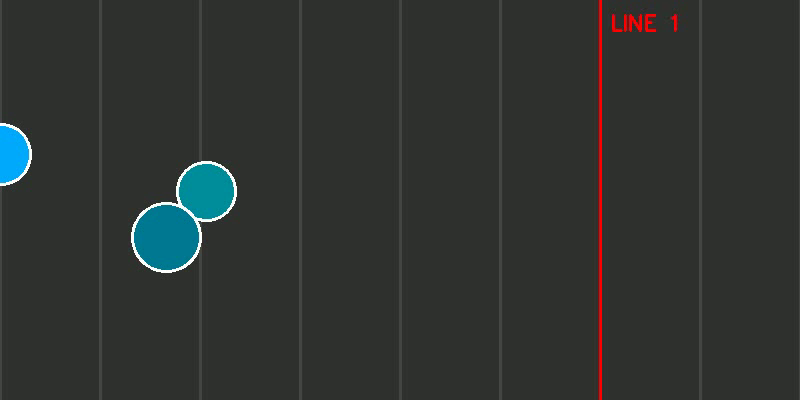
#> input picture frame 60 of cv/bang_chuyen2.mp4, 800 x 400 px
$ python test.py
#> lines starting #> are read from the running program, lines starting #| are printed output that depends on the picture; after the words box and inside, x2 and y2 are one past the last pixel; in counts of white or black regions, pixels touching at a corner belong together
import cv2 as cv
import numpy as np
import math

# ===== VIDEO =====
vid = cv.VideoCapture("bang_chuyen2.mp4")

# ===== THAM SỐ =====
LINE_1 = 600
DIST_THRESHOLD = 25

MIN_AREA = 80
MAX_AREA = 3000
MIN_CIRCULARITY = 0.7

# ===== BIẾN =====
tracked_objects = {}
counted_ids = set()
object_id = 0
count = 0


def distance(p1, p2):
    return math.hypot(p1[0] - p2[0], p1[1] - p2[1])


while True:
    ret, frame = vid.read()
#> frame is the input picture: shape (400, 800, 3); mean B, G, R 48.9, 51.2, 47.5
    if not ret:
        break

    # ===== VẼ LINE =====
    cv.line(frame, (LINE_1, 0), (LINE_1, frame.shape[0]), (0, 0, 255), 2)
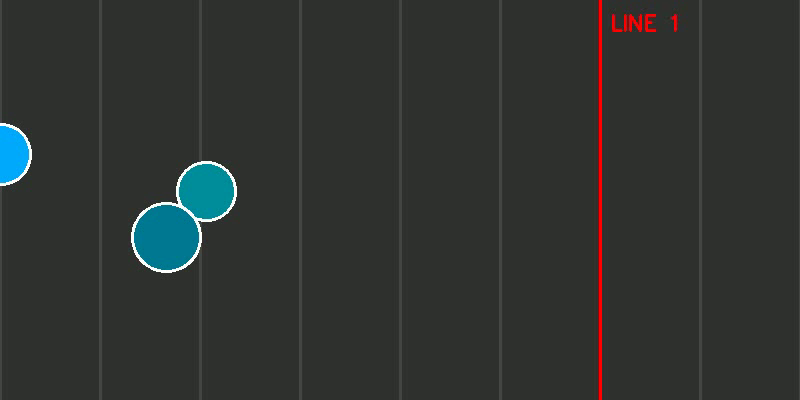
#> frame: shape (400, 800, 3); 0.38% of pixels changed, all inside (x1, y1, x2, y2) = (599, 0, 602, 400)

    # ===== PREPROCESS =====
    gray = cv.cvtColor(frame, cv.COLOR_BGR2GRAY)
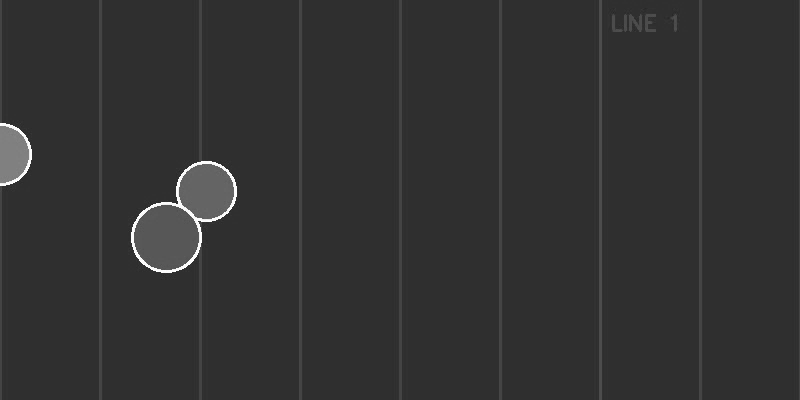
#> gray: shape (400, 800); min 38, max 255, mean 49.8
    blur = cv.GaussianBlur(gray, (5, 5), 0)

    _, thresh = cv.threshold(
        blur, 0, 255,
        cv.THRESH_BINARY_INV + cv.THRESH_OTSU
    )
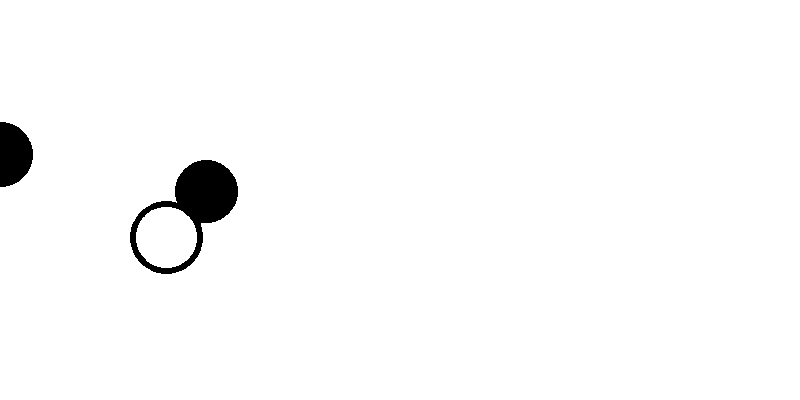
#> thresh: shape (400, 800); 98.2% white; 2 black regions, box (x1, y1, x2, y2) and area: (130, 160, 238, 274) 4197, (0, 122, 33, 187) 1687

    kernel = cv.getStructuringElement(cv.MORPH_ELLIPSE, (5, 5))
    thresh = cv.morphologyEx(thresh, cv.MORPH_OPEN, kernel, iterations=2)
#> thresh: shape (400, 800); 98.2% white; 2 black regions

    # ===== FIND CONTOURS =====
    contours, _ = cv.findContours(
        thresh, cv.RETR_EXTERNAL, cv.CHAIN_APPROX_SIMPLE
    )
#> contours = 1 contour; box (x1, y1, x2, y2) and area: (0, 0, 800, 400) 317101

    current_centers = []

    for cnt in contours:
        area = cv.contourArea(cnt)
        if area < MIN_AREA or area > MAX_AREA:
            continue

        perimeter = cv.arcLength(cnt, True)
        if perimeter == 0:
            continue

        circularity = 4 * math.pi * area / (perimeter * perimeter)
        if circularity < MIN_CIRCULARITY:
            continue

        (x, y), radius = cv.minEnclosingCircle(cnt)
        center = (int(x), int(y))
        radius = int(radius)

        current_centers.append(center)

        cv.circle(frame, center, radius, (0, 255, 0), 2)
        cv.circle(frame, center, 2, (0, 0, 255), 3)
#> this loop made 1 pass
#> area on pass 1: 317101
#> after the loop, current_centers = []

    # ===== TRACKING =====
    new_tracked = {}

    for center in current_centers:
        matched = False
        best_id = None
        min_dist = float("inf")

        for oid, prev_center in tracked_objects.items():
            d = distance(center, prev_center)
            if d < DIST_THRESHOLD and d < min_dist:
                min_dist = d
                best_id = oid

        if best_id is not None:
            prev_center = tracked_objects[best_id]
            new_tracked[best_id] = center
            matched = True

            # ===== CHECK LINE CROSS =====
            if best_id not in counted_ids and prev_center[0] < LINE_1 <= center[0]:
                count += 1
                counted_ids.add(best_id)
                print(f"[Số hình tròn đã đi qua line đỏ] Count = {count}")

        if not matched:
            new_tracked[object_id] = center
            object_id += 1
#> this loop made 0 passes
#> after the loop, count = 0; counted_ids = 0 items; new_tracked = 0 items; object_id = 0

    tracked_objects = new_tracked
#> tracked_objects = 0 items

    # ===== HIỂN THỊ =====
    cv.imshow("Circle Counter", frame)
    cv.imshow("Threshold", thresh)

    if cv.waitKey(10) & 0xFF == ord("q"):
#> (key q is pressed here)
        break

vid.release()
cv.destroyAllWindows()

$ run again, starting later in the video
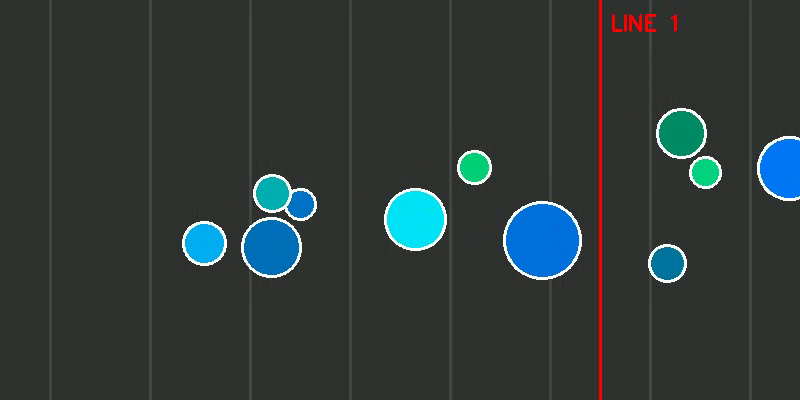
#> input picture frame 270 of cv/bang_chuyen2.mp4, 800 x 400 px
#> frame is the input picture: shape (400, 800, 3); mean B, G, R 56.6, 56.6, 48.1
#> `_, thresh = cv.threshold( blur, 0, 255, cv.THRESH_BINARY_INV + cv.THRE..`:
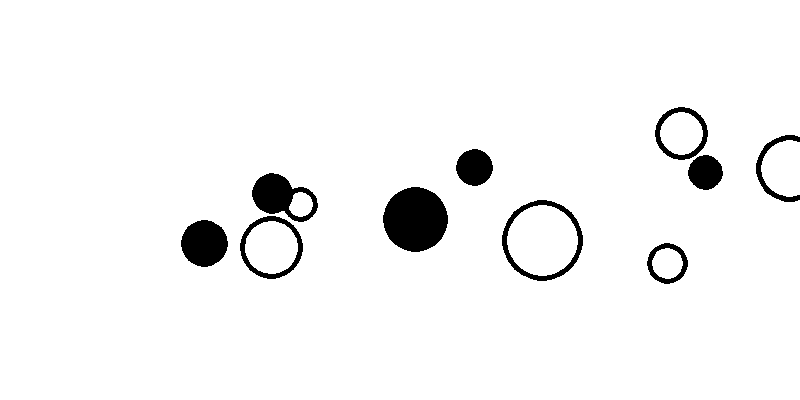
#> thresh: shape (400, 800); 96.1% white; 10 black regions, largest, box (x1, y1, x2, y2) and area: (383, 187, 448, 252) 3259, (181, 220, 228, 267) 1692, (252, 173, 318, 222) 1647
#> contours = 2 contours; box (x1, y1, x2, y2) and area: (0, 0, 800, 400) 316356, (761, 140, 800, 197) 1741
#> the loop `for cnt in contours:` made 2 passes
#> (area, perimeter, circularity, x, y, radius) on pass 1: (1741, 165.7, 0.796, 789, 168, 28)
#> after the loop `for cnt in contours:`:
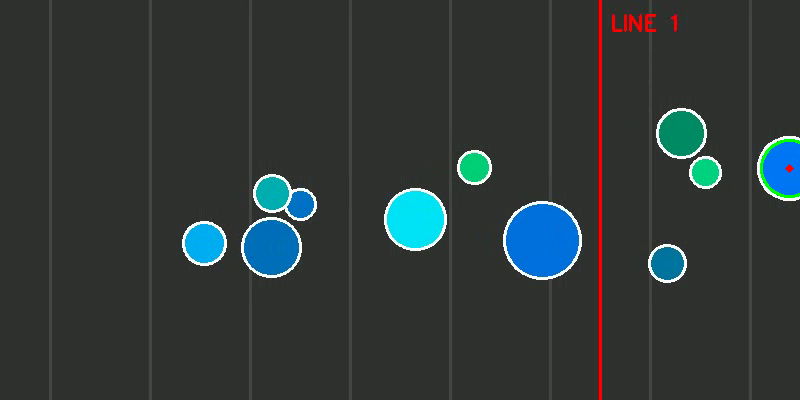
#> frame: shape (400, 800, 3); mean B, G, R 56.3, 56.7, 48.3
#> after the loop `for cnt in contours:`: current_centers = [(789, 168)]
#> the loop `for center in current_centers:` made 1 pass
#> (center, matched, object_id) on pass 1: ((789, 168), False, 1)
#> after the loop `for center in current_centers:`: count = 0; counted_ids = 0 items; new_tracked = {0: (789, 168)}; object_id = 1
#> tracked_objects = {0: (789, 168)}

$ run again, starting later in the video
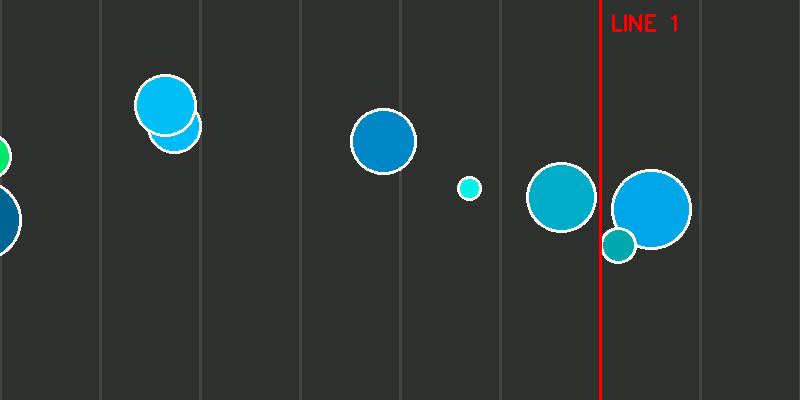
#> input picture frame 480 of cv/bang_chuyen2.mp4, 800 x 400 px
#> frame is the input picture: shape (400, 800, 3); mean B, G, R 56, 56.5, 47.7
#> `cv.line(frame, (LINE_1, 0), (LINE_1, frame.shape[0]), (0, 0, 255), 2)`:
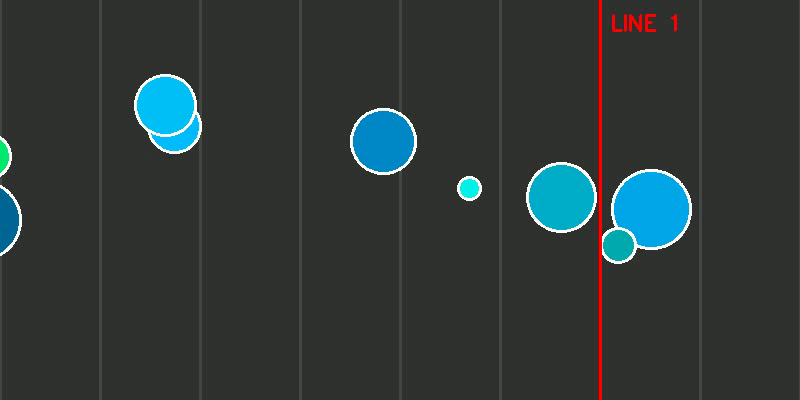
#> frame: shape (400, 800, 3); 0.37% of pixels changed, all inside (x1, y1, x2, y2) = (599, 0, 602, 400)
#> `_, thresh = cv.threshold( blur, 0, 255, cv.THRESH_BINARY_INV + cv.THRE..`:
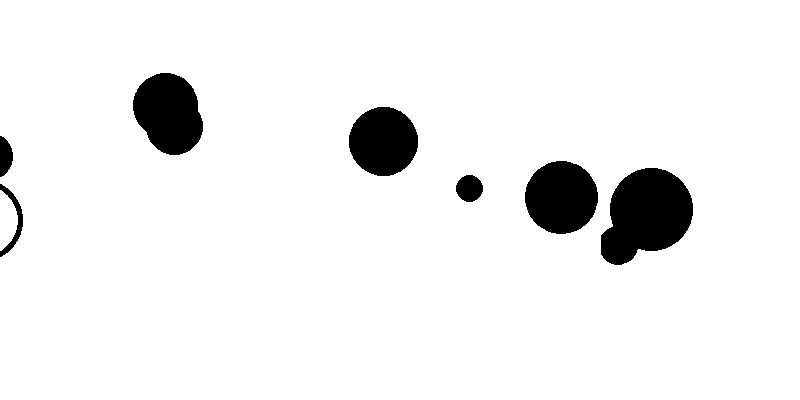
#> thresh: shape (400, 800); 93.8% white; 7 black regions, largest, box (x1, y1, x2, y2) and area: (601, 168, 693, 265) 6293, (133, 73, 203, 155) 4292, (525, 161, 598, 234) 4162
#> contours = 2 contours; box (x1, y1, x2, y2) and area: (0, 0, 800, 400) 317187, (0, 191, 18, 250) 704
#> the loop `for cnt in contours:` made 2 passes
#> (area, perimeter, circularity) on pass 1: (704.5, 133, 0.5)
#> after the loop `for cnt in contours:`: current_centers = []
#> after the loop `for center in current_centers:`: count = 0; counted_ids = 0 items; object_id = 0
#> tracked_objects = 0 items
